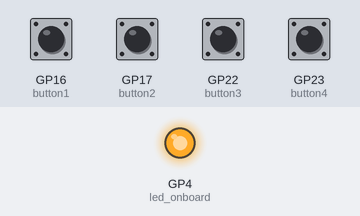
This program was run on a simulated Raspberry Pi Pico running MicroPython. Parts: output pins drawn as LEDs (lit = HIGH). Inputs (shaded band) come from the test bench; at power-on: GP16 (button1), GP17 (button2), GP22 (button3), GP23 (button4) HIGH. WiFi joins after 1.5 s; what the program prints to the serial console is not drawn.

Above: at 2.1 s.
At 5.2 s:
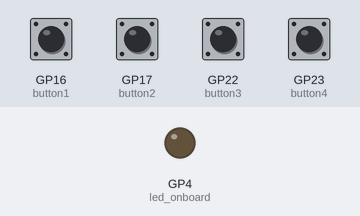
5.3 s: GP16 (button1) pulled LOW for 0.15 s
6.9 s: GP17 (button2) pulled LOW for 0.15 s
8.5 s: GP22 (button3) pulled LOW for 0.15 s
10.1 s: GP23 (button4) pulled LOW for 0.15 s
Timing chart, 0 to 12.7 s (numbered marks = the images above; inputs shaded):
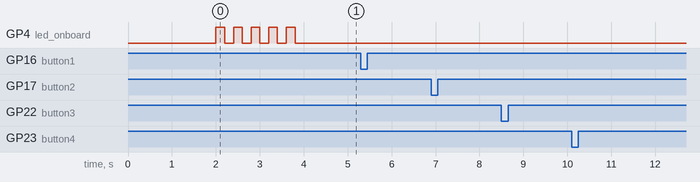

Measured:
- after the input at 5.3 s, every drawn part: stays the same
- after the input at 6.9 s, every drawn part: stays the same
- after the input at 8.5 s, every drawn part: stays the same
- after the input at 10.1 s, every drawn part: stays the same

The program:

car_controller.py
```python
# esp32_sta_button.py
import network
import socket
import time
import machine
from machine import Pin
led_onboard = machine.Pin(4,machine.Pin.OUT)


# Wi-Fi credentials (connect to Pico W AP)
ssid = 'PICO_LED_AP'
password = '12345678'

sta = network.WLAN(network.STA_IF)
sta.active(True)
sta.connect(ssid, password)

while not sta.isconnected():
    print("Connecting...")
    time.sleep(1)
print("Connected to Pico W:", sta.ifconfig())
for i in range(5):
    led_onboard.toggle()
    time.sleep(0.2)
    led_onboard.toggle()
    time.sleep(0.2)

# UDP socket
udp = socket.socket(socket.AF_INET, socket.SOCK_DGRAM)
pico_ip = '192.168.4.1'   # default AP IP
port = 5005

button1 = Pin(16, Pin.IN, Pin.PULL_UP)
button2 = Pin(17, Pin.IN, Pin.PULL_UP)
button3 = Pin(22, Pin.IN, Pin.PULL_UP)
button4 = Pin(23, Pin.IN, Pin.PULL_UP)
button5 = Pin(18, Pin.IN, Pin.PULL_UP)
button6 = Pin(19, Pin.IN, Pin.PULL_UP)

# Main loop
last_state1 = 1
last_state2 = 1
last_state3 = 1
last_state4 = 1
last_state5 = 1
last_state6 = 1

while True:
# Right button on the right.
    state1 = button1.value()
    if state1 != last_state1:
        if state1 == 0:  # button pressed
            udp.sendto(b"OI", (pico_ip, port))
            print("pravy cudlik pravy 1")
        else:            # button released
            udp.sendto(b"OO", (pico_ip, port))
            print("pravy cudlik pravy 0")
        last_state1 = state1
# Right button on the left.
    state2 = button2.value()
    if state2 != last_state2:
        if state2 == 0:  # button pressed
            udp.sendto(b"II", (pico_ip, port))
            print("pravy cudlik lavy 1")
        else:            # button released
            udp.sendto(b"IO", (pico_ip, port))
            print("pravy cudlik lavy 0")
        last_state2 = state2
# Left button on the right.
    state3 = button3.value()
    if state3 != last_state3:
        if state3 == 0:  # button pressed
            udp.sendto(b"BOI", (pico_ip, port))
            print("lave cudliky pravy1")
        else:            # button released
            udp.sendto(b"BOO", (pico_ip, port))
            print("lave cudliky pravy 0")
        last_state3 = state3
# Left button on the left.
    state4 = button4.value()
    if state4 != last_state4:
        if state4 == 0:  # button pressed
            udp.sendto(b"BII", (pico_ip, port))
            print("lave cudliky lavy 1")
        else:            # button released
            udp.sendto(b"BIO", (pico_ip, port))
            print("lave cudliky lavy 0")
        last_state4 = state4


    time.sleep(0.05)
```
